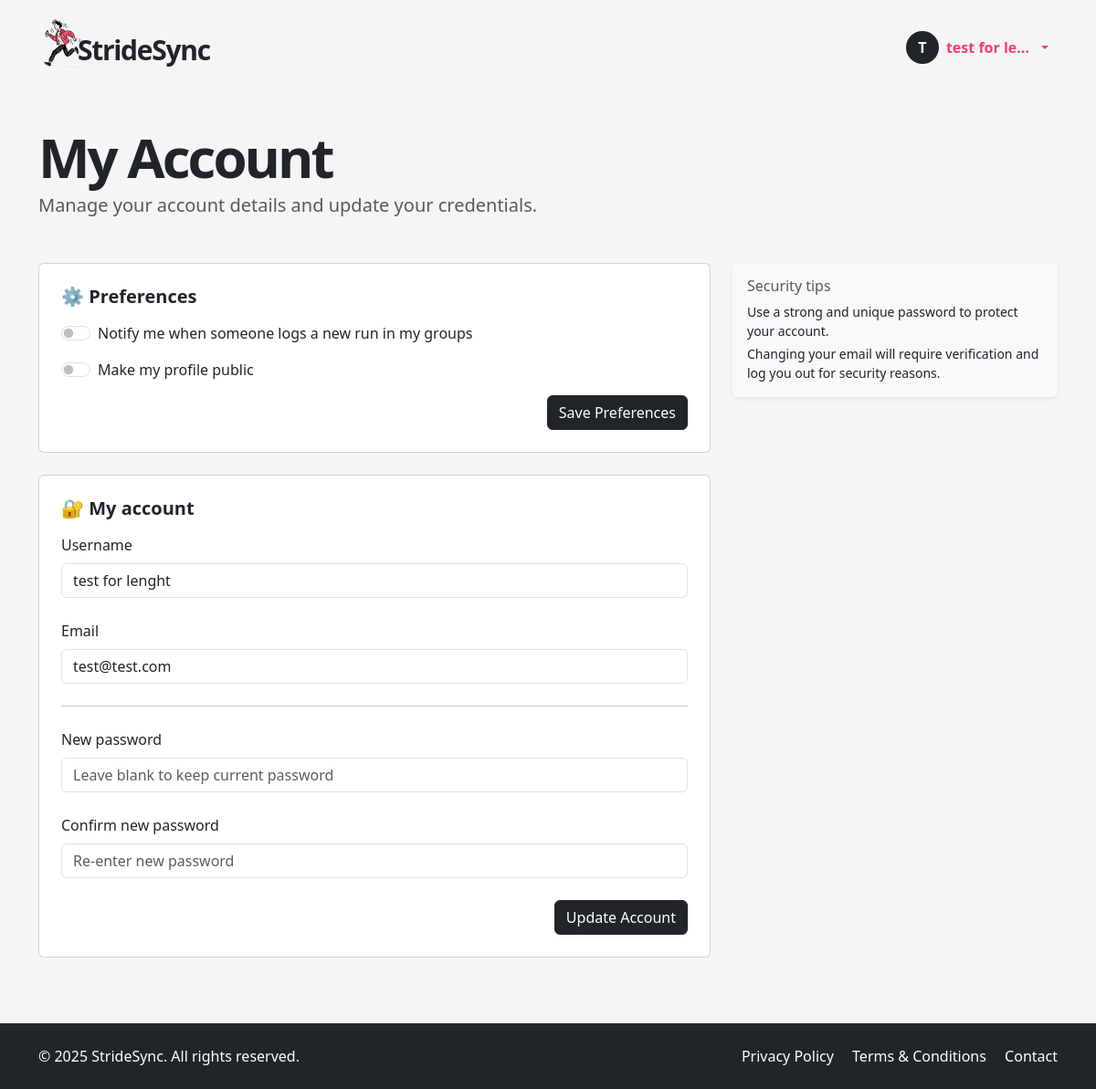
The page /my-account (signed in) on the database its author committed.
### app/models.py (models this page shows, shortened)
class User(UserMixin, db.Model):
    __tablename__ = "users"
    id = sa.Column(sa.Integer, primary_key=True)
    email = sa.Column(sa.String(120), unique=True, nullable=False, index=True)
    password_hash = sa.Column(sa.String(256))
    username = sa.Column(sa.String(64), unique=True, nullable=False, index=True)
    role = sa.Column(sa.Enum(UserRole), default=UserRole.USER, nullable=False)
    is_verified = sa.Column(sa.Boolean, default=False)
    verification_token = sa.Column(sa.String(128), nullable=False, default=lambda: secrets.token_urlsafe(32))
    unit_preference = Column(String(2), default='km')  # 'km' or 'mi'
    notify_group_activity = Column(Boolean, default=True)
    is_public_profile = Column(Boolean, default=False)
    reset_token = db.Column(db.String, nullable=True)
    reset_token_expiry = db.Column(db.DateTime, nullable=True)
    runs = so.relationship("Run", back_populates="user", cascade="all, delete-orphan")
    groups = so.relationship("Group", secondary=user_groups, back_populates="members")
    admin_of_groups = so.relationship("Group", secondary=group_admins, back_populates="admins")

### app/routes.py (the view)
@app.route('/my-account', methods=['GET', 'POST'])
@login_required
def my_account():
    user = current_user
    if request.method == 'POST':
        form = AccountForm()
        if form.validate_on_submit():
            updated = False
            username = form.username.data.strip()
            email = form.email.data.strip().lower()
            password = form.password.data.strip()
            changed_username = username.lower() != user.username.lower()
            changed_email = email != user.email
            changed_password = bool(password)
            if changed_username:
                existing = db.session.scalar(
                    sa.select(User).where(
                        sa.func.lower(User.username) == username.lower(),
                        User.id != user.id
                    )
                )
                if existing:
                    flash("Username is already taken.", "warning")
                    return redirect(url_for('my_account'))
                user.username = username
                updated = True
            if changed_email:
                existing = db.session.scalar(
                    sa.select(User).where(
                        User.email == email,
                        User.id != user.id
                    )
                )
                if existing:
                    flash("Email is already registered.", "warning")
                    return redirect(url_for('my_account'))
                user.email = email
                user.is_verified = False
                user.verification_token = secrets.token_urlsafe(32)
                db.session.commit()
                send_verification_email(user)
                flash("Email updated. Please verify your new address.", "info")
                logout_user()
                return redirect(url_for('login'))
            if changed_password:
                user.set_password(password)
                flash("Password updated successfully.", "success")
                updated = True
            if updated:
                db.session.commit()
                flash("Account updated.", "success")
            else:
                flash("No changes made.", "info")
            return redirect(url_for('my_account'))
        else:
            flash("Please correct the errors below.", "danger")
            print("Form errors:", form.errors)
    else:
        form = AccountForm(obj=user)
    return render_template("my_account.html", form=form, user=user)

### app/forms.py
class AccountForm(FlaskForm):
    username = StringField('Username', validators=[
        DataRequired(message='Let us know what we should call you!'),
        Length(min=4, max=64, message='Choose a different username (min 4 characters).')
    ])
    email = StringField('Email', validators=[
        DataRequired(message='Email address is required.'),
        Email(message='Please enter a valid email address.'),
        Length(max=120)
    ])
    password = PasswordField('New password', validators=[
        Optional(),
        Length(min=6, message="Password must be at least 6 characters.")
    ])
    password2 = PasswordField('Confirm new password', validators=[
        Optional(),
        EqualTo('password', message="Passwords don't match.")
    ])
    submit = SubmitField("Update Account")

### app/models.py (called while the page is built)
@login.user_loader
def load_user(id):
    return db.session.get(User, int(id))

### app/templates/my_account.html (shortened to what this page needs)
{% extends "base.html" %}
{% block content %}
<div class="container py-5">
  <h1 class="display-4 fw-bold hero-title">My Account</h1>
  <p class="lead text-muted mb-5">
    Manage your account details and update your credentials.
  </p>
  <div class="row">
    <div class="col-md-8">
      <div class="card p-4 mb-4 bg-white">
        <h5 class="fw-bold mb-3">⚙️ Preferences</h5>
        <form method="POST" action="{{ url_for('update_preferences') }}">
          <div class="form-check form-switch mb-3">
            <input class="form-check-input" type="checkbox" name="notify_group_activity" id="notifyGroupActivity"
              {% if current_user.notify_group_activity %}checked{% endif %}>
              <label class="form-check-label" for="notifyGroupActivity">
              Notify me when someone logs a new run in my groups
            </label>
          </div>
          <div class="form-check form-switch mb-3">
            <input class="form-check-input" type="checkbox" name="is_public_profile" id="isPublicProfile"
              {% if current_user.is_public_profile %}checked{% endif %}>
            <label class="form-check-label" for="isPublicProfile">
              Make my profile public
            </label>
          </div>
          <div class="text-end">
            <button type="submit" class="btn btn-dark">Save Preferences</button>
          </div>
        </form>
      </div>
      <div class="card p-4 bg-white">
        <h5 class="fw-bold mb-3">🔐 My account</h5>
        <form method="POST">
          <div class="mb-4">
            {{ form.username.label(class="form-label") }}
            {{ form.username(class="form-control") }}
          </div>
          <div class="mb-4">
            {{ form.email.label(class="form-label") }}
            {{ form.email(class="form-control", value=form.email.data or user.email) }}
          </div>
          <hr class="my-4">
          <div class="mb-4">
            {{ form.password.label(class="form-label") }}
            {{ form.password(class="form-control", placeholder="Leave blank to keep current password") }}
          </div>
          <div class="mb-4">
            {{ form.password2.label(class="form-label") }}
            {{ form.password2(class="form-control", placeholder="Re-enter new password") }}
          </div>
          <div class="text-end">
            {{ form.submit(class="btn btn-dark") }}
          </div>
        </form>
      </div>
    </div>
    <div class="col-md-4 d-none d-md-block">
      <div class="card shadow-sm bg-light border-0 p-3">
        <h6 class="text-muted mb-2">Security tips</h6>
        <p class="small mb-1">
          Use a strong and unique password to protect your account.
        </p>
        <p class="small mb-0">
          Changing your email will require verification and log you out for security reasons.
        </p>
      </div>
    </div>
  </div>
</div>
{% endblock %}

### app/templates/base.html (shortened to what this page needs)
<!DOCTYPE html>
<html lang="en">
<head>
  <link href="https://cdn.jsdelivr.net/npm/bootstrap@5.3.6/dist/css/bootstrap.min.css" rel="stylesheet">
  <link href="https://cdn.jsdelivr.net/npm/bootstrap-icons@1.10.5/font/bootstrap-icons.css" rel="stylesheet">
  <link rel="stylesheet" href="{{ url_for('static', filename='style.css') }}">
</head>
<body>
  <header>
    <nav class="navbar">
      <div class="container d-flex justify-content-between align-items-center py-2">
        <a href="/index" class="text-decoration-none logo-container d-flex align-items-center">
          <img src="{{ url_for('static', filename='img/icon.png') }}" width="50px" style="margin-right: -15px !important;" alt="StrideSync logo">
          <p class="logo mb-0 ms-2">StrideSync</p>
        </a>
        <ul class="navbar-nav flex-row align-items-center mb-0 menubox">
          {% if current_user.is_anonymous %}
            <li class="nav-item">
              <a class="btn btn-dark px-4" href="{{ url_for('login') }}">LOGIN</a>
            </li>
          {% else %}
            <li class="nav-item dropdown">
              <a class="nav-link dropdown-toggle d-flex align-items-center" href="#" id="userDropdown" role="button" data-bs-toggle="dropdown" aria-expanded="false">
                <div class="avatar-circle bg-dark text-white rounded-circle d-flex justify-content-center align-items-center me-2" style="width: 36px; height: 36px; font-weight: bold;">
                  {{ current_user.username[0]|upper }}
                </div>
                <span class="fw-semibold text-truncate d-inline-block username-truncate" title="{{ current_user.username }}">
                  {{ current_user.username }}
                </span>
              </a>
            </li>
          {% endif %}
        </ul>
      </div>
    </nav>
  </header>
  <main>
    {% block content %}{% endblock %}
  </main>
  <footer class="bg-dark text-white py-4">
    <div class="container d-flex flex-column flex-md-row justify-content-between align-items-center">
      <div class="mb-2 mb-md-0">
        &copy; 2025 StrideSync. All rights reserved.
      </div>
      <div>
        <a href="/privacy" class="text-white text-decoration-none me-3">Privacy Policy</a>
        <a href="/terms" class="text-white text-decoration-none me-3">Terms & Conditions</a>
        <a href="/contact" class="text-white text-decoration-none">Contact</a>
      </div>
    </div>
  </footer>
</body>
</html>

### app/static/style.css (style rules this page uses)
html, body { height: 100%; margin: 0; display: flex; flex-direction: column; scroll-behavior: smooth; }
body { background-color: #f5f5f5; }
main { flex: 1; }
a { color: #f33e78; }
.logo { font-size: 30px; font-weight: 700; letter-spacing: -1.3px; margin-top: 15px; }
.logo-container { color: unset; }
.hero-title { font-weight: 900 !important; font-size: 60px; letter-spacing: -3px; line-height: 60px; }
.nav-link { color: #f33e78 !important; }
.menubox { margin-top: 10px; margin-right: 10px; }
footer { background-color: #333; }
.bg-white { background-color: #ffffff !important; }
.username-truncate { max-width: 100px; overflow: hidden; text-overflow: ellipsis; white-space: nowrap; vertical-align: middle; }

### rows shown on the page
User: username "T", username "test for le…", username "test for lenght", email "test@test.com"
